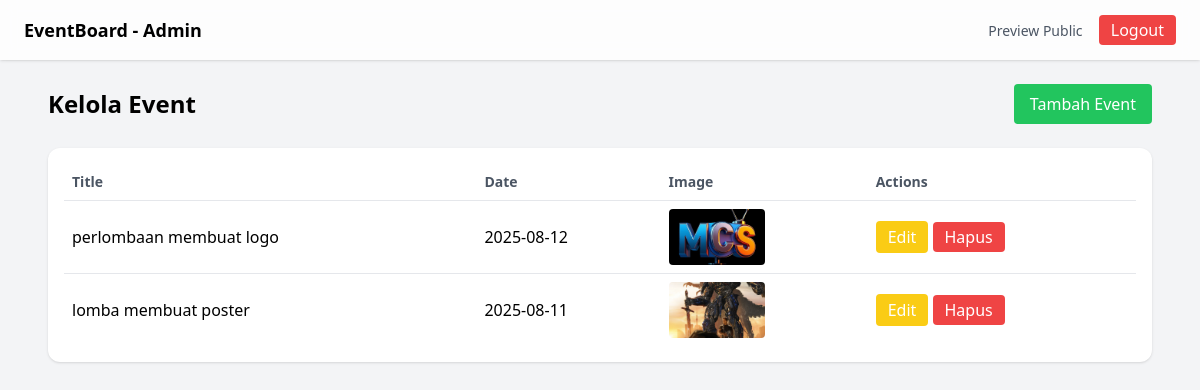
Page /dashboard.php (signed in) on the committed database.
### tables this page shows
CREATE TABLE `events` (
  `id` int(11) NOT NULL,
  `title` varchar(255) NOT NULL,
  `date` date NOT NULL,
  `description` text DEFAULT NULL,
  `image` varchar(255) DEFAULT NULL,
  `created_at` timestamp NOT NULL DEFAULT current_timestamp()
);

### dashboard.php (the view, shortened to what this page needs)
<?php
require 'config/config.php';
$events = [];
$sql = "SELECT * FROM events ORDER BY date DESC";
$result = $conn->query($sql);
if ($result && $result->num_rows > 0) {
    $events = $result->fetch_all(MYSQLI_ASSOC);
}
?>
<!doctype html>
<html>
<head>
  <script src="https://cdn.tailwindcss.com"></script>
</head>
<body class="min-h-screen bg-gray-100">
<nav class="bg-white/80 backdrop-blur p-4 shadow">
  <div class="max-w-6xl mx-auto flex justify-between items-center">
    <div class="font-bold text-lg">EventBoard - Admin</div>
    <div class="space-x-3">
      <a href="../index.html" class="text-sm text-gray-600 hover:text-gray-900">Preview Public</a>
      <a href="logout.php" class="bg-red-500 text-white px-3 py-1 rounded">Logout</a>
    </div>
  </div>
</nav>
<main class="max-w-6xl mx-auto p-6">
  <div class="flex justify-between items-center mb-6">
    <h1 class="text-2xl font-semibold">Kelola Event</h1>
    <button id="btnAdd" class="bg-green-500 hover:bg-green-600 text-white px-4 py-2 rounded">Tambah Event</button>
  </div>
  <div class="bg-white rounded-xl shadow p-4 overflow-x-auto">
    <table class="w-full table-auto">
      <thead>
        <tr class="text-left text-sm text-gray-600">
          <th class="p-2">Title</th>
          <th class="p-2">Date</th>
          <th class="p-2">Image</th>
          <th class="p-2">Actions</th>
        </tr>
      </thead>
      <tbody>
      <?php if (!empty($events)): ?>
        <?php foreach($events as $e): ?>
        <tr class="border-t">
          <td class="p-2"><?= htmlspecialchars($e['title']) ?></td>
          <td class="p-2"><?= htmlspecialchars($e['date']) ?></td>
          <td class="p-2">
            <img src="<?= htmlspecialchars($e['image']) ?>" class="w-24 h-14 object-cover rounded" alt="">
          </td>
          <td class="p-2">
            <button
              class="editBtn bg-yellow-400 hover:bg-yellow-500 text-white px-3 py-1 rounded"
              data-id="<?= $e['id'] ?>"
              data-title="<?= htmlspecialchars($e['title'], ENT_QUOTES) ?>"
              data-date="<?= $e['date'] ?>"
              data-desc="<?= htmlspecialchars($e['description'], ENT_QUOTES) ?>"
              data-image="<?= htmlspecialchars($e['image'], ENT_QUOTES) ?>"
            >Edit</button>
            <a href="delete_event.php?id=<?= $e['id'] ?>" onclick="return confirm('Hapus event ini?')" class="bg-red-500 hover:bg-red-600 text-white px-3 py-1 rounded">Hapus</a>
          </td>
        </tr>
        <?php endforeach; ?>
      <?php else: ?>
        <tr>
          <td colspan="4" class="p-4 text-center text-gray-500">Belum ada event</td>
        </tr>
      <?php endif; ?>
      </tbody>
    </table>
  </div>
</main>
</body>
</html>

### rows in the picture
events: title "perlombaan membuat logo", date "2025-08-12", image (picture)
events: title "lomba membuat poster", date "2025-08-11", image (picture)
